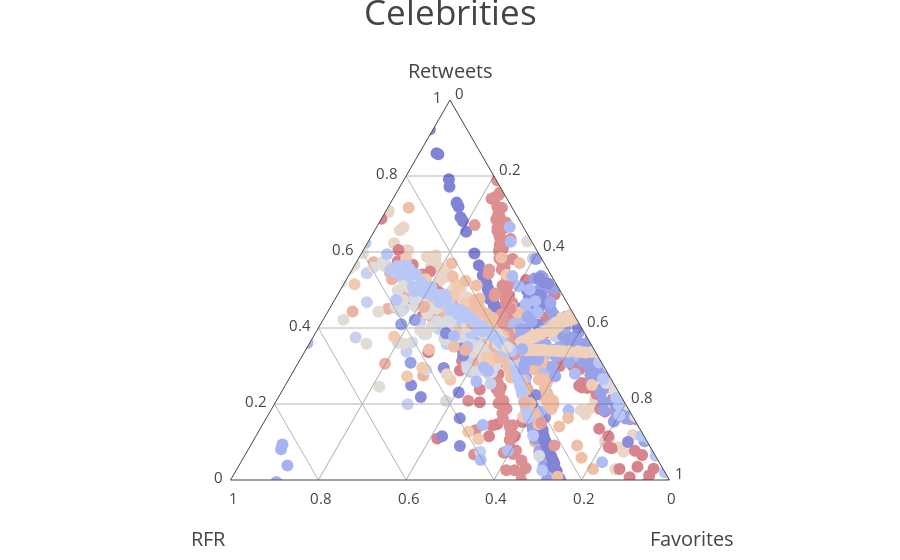

The notebook cell this image was saved under:
### Markdown cell above
### Plotting

### Code cell
ternary_plot(normalized)

### Figure 1 — Plotly figure (JSON) as saved in the notebook; plotly's stock layout.template omitted (floating-point values rounded to 4 significant figures; data arrays with more than 128 entries replaced by an {"elided": "..."} marker saying what was removed)
{"data": [{"a": {"elided": "3926 float values"}, "b": {"elided": "3926 float values"}, "c": {"elided": "3926 float values"}, "marker": {"autocolorscale": true, "color": {"elided": "3926 float values"}, "size": 12, "symbol": "o"}, "mode": "markers", "opacity": 0.5, "text": {"elided": "3926 str values"}, "type": "scatterternary"}], "layout": {"annotations": [{"font": {"size": 35}, "showarrow": false, "text": "Celebrities", "x": 0.5, "y": 1.3}], "ternary": {"aaxis": {"showgrid": true, "showline": true, "tickcolor": "rgba(0,0,0,0)", "tickfont": {"size": 15}, "ticklen": 5, "title": "Retweets", "titlefont": {"size": 20}}, "baxis": {"showgrid": true, "showline": true, "tickcolor": "rgba(0,0,0,0)", "tickfont": {"size": 15}, "ticklen": 5, "title": "<br>RFR", "titlefont": {"size": 20}}, "caxis": {"showgrid": true, "showline": true, "tickcolor": "rgba(0,0,0,0)", "tickfont": {"size": 15}, "ticklen": 5, "title": "<br>Favorites", "titlefont": {"size": 20}}, "sum": 1}}}
